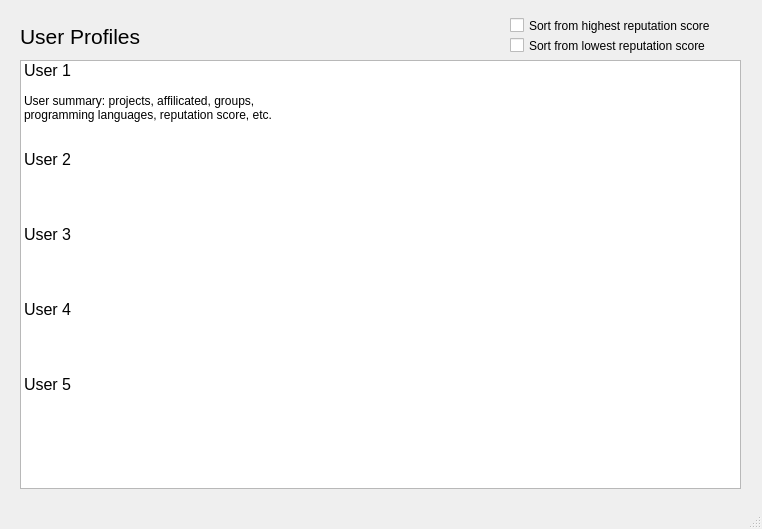
<?xml version="1.0" encoding="UTF-8"?>
<ui version="4.0">
 <class>MainWindow</class>
 <widget class="QMainWindow" name="MainWindow">
  <property name="geometry">
   <rect>
    <x>0</x>
    <y>0</y>
    <width>762</width>
    <height>529</height>
   </rect>
  </property>
  <property name="windowTitle">
   <string>More User Profiles Page</string>
  </property>
  <widget class="QWidget" name="centralwidget">
   <widget class="QCheckBox" name="checkBox_2">
    <property name="geometry">
     <rect>
      <x>510</x>
      <y>30</y>
      <width>221</width>
      <height>31</height>
     </rect>
    </property>
    <property name="text">
     <string>Sort from lowest reputation score</string>
    </property>
   </widget>
   <widget class="QCheckBox" name="checkBox">
    <property name="geometry">
     <rect>
      <x>510</x>
      <y>10</y>
      <width>221</width>
      <height>31</height>
     </rect>
    </property>
    <property name="text">
     <string>Sort from highest reputation score</string>
    </property>
   </widget>
   <widget class="QLabel" name="label">
    <property name="geometry">
     <rect>
      <x>20</x>
      <y>20</y>
      <width>245</width>
      <height>33</height>
     </rect>
    </property>
    <property name="font">
     <font>
      <pointsize>16</pointsize>
     </font>
    </property>
    <property name="autoFillBackground">
     <bool>false</bool>
    </property>
    <property name="text">
     <string>User Profiles</string>
    </property>
   </widget>
   <widget class="QListWidget" name="listWidget_2">
    <property name="geometry">
     <rect>
      <x>20</x>
      <y>60</y>
      <width>721</width>
      <height>429</height>
     </rect>
    </property>
    <property name="sortingEnabled">
     <bool>false</bool>
    </property>
    <item>
     <property name="text">
      <string>User 1</string>
     </property>
     <property name="font">
      <font>
       <pointsize>12</pointsize>
      </font>
     </property>
    </item>
    <item>
     <property name="text">
      <string/>
     </property>
    </item>
    <item>
     <property name="text">
      <string>User summary: projects, affilicated, groups, </string>
     </property>
    </item>
    <item>
     <property name="text">
      <string>programming languages, reputation score, etc.</string>
     </property>
    </item>
    <item>
     <property name="text">
      <string/>
     </property>
    </item>
    <item>
     <property name="text">
      <string/>
     </property>
    </item>
    <item>
     <property name="text">
      <string>User 2</string>
     </property>
     <property name="font">
      <font>
       <pointsize>12</pointsize>
      </font>
     </property>
    </item>
    <item>
     <property name="text">
      <string/>
     </property>
    </item>
    <item>
     <property name="text">
      <string/>
     </property>
    </item>
    <item>
     <property name="text">
      <string/>
     </property>
    </item>
    <item>
     <property name="text">
      <string/>
     </property>
    </item>
    <item>
     <property name="text">
      <string>User 3</string>
     </property>
     <property name="font">
      <font>
       <pointsize>12</pointsize>
      </font>
     </property>
    </item>
    <item>
     <property name="text">
      <string/>
     </property>
    </item>
    <item>
     <property name="text">
      <string/>
     </property>
    </item>
    <item>
     <property name="text">
      <string/>
     </property>
    </item>
    <item>
     <property name="text">
      <string>  </string>
     </property>
    </item>
    <item>
     <property name="text">
      <string>User 4</string>
     </property>
     <property name="font">
      <font>
       <pointsize>12</pointsize>
      </font>
     </property>
    </item>
    <item>
     <property name="text">
      <string>  </string>
     </property>
    </item>
    <item>
     <property name="text">
      <string>  </string>
     </property>
    </item>
    <item>
     <property name="text">
      <string>  </string>
     </property>
    </item>
    <item>
     <property name="text">
      <string>  </string>
     </property>
    </item>
    <item>
     <property name="text">
      <string>User 5</string>
     </property>
     <property name="font">
      <font>
       <pointsize>12</pointsize>
      </font>
     </property>
    </item>
   </widget>
  </widget>
  <widget class="QStatusBar" name="statusbar"/>
 </widget>
 <resources/>
 <connections/>
</ui>
